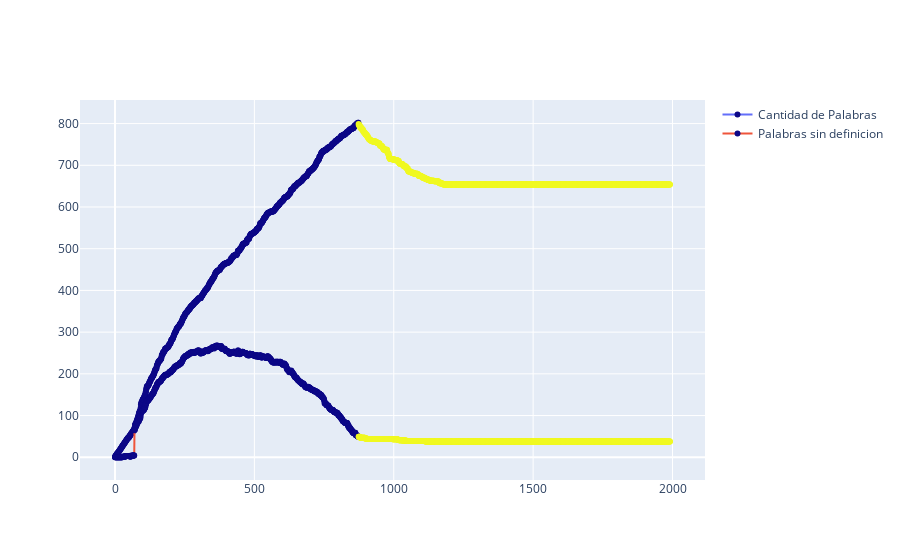

Notebook code cell kept with this figure:
### Code cell
package.show_lexicalization_evolution('es')

### Figure 1 — Plotly figure (JSON) as saved in the notebook; plotly's stock layout.template omitted (floating-point values rounded to 4 significant figures; data arrays with more than 128 entries replaced by an {"elided": "..."} marker saying what was removed)
{"data": [{"marker": {"color": {"elided": "1992 int values"}}, "mode": "markers+lines", "name": "Cantidad de Palabras", "type": "scatter", "y": {"elided": "1992 int values"}}, {"marker": {"color": {"elided": "1992 int values"}}, "mode": "markers+lines", "name": "Palabras sin definicion", "type": "scatter", "y": {"elided": "1992 int values"}}], "layout": {}}
